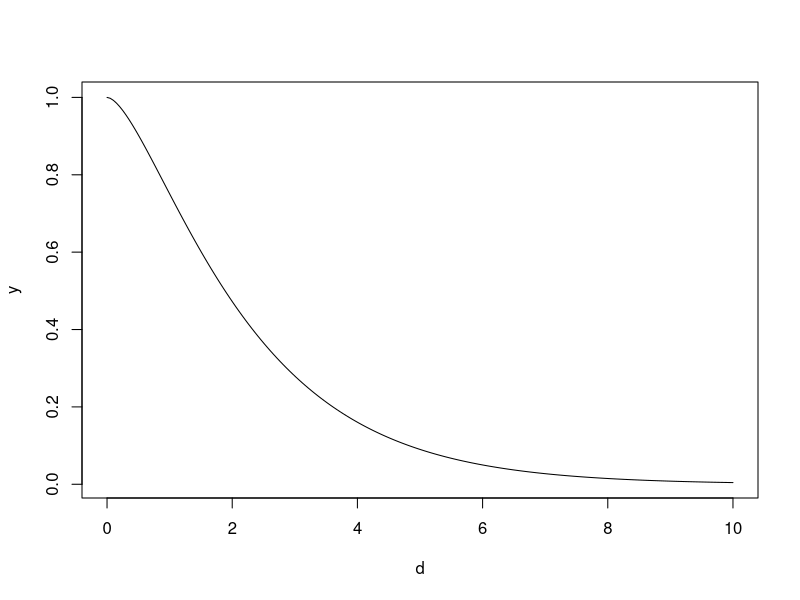
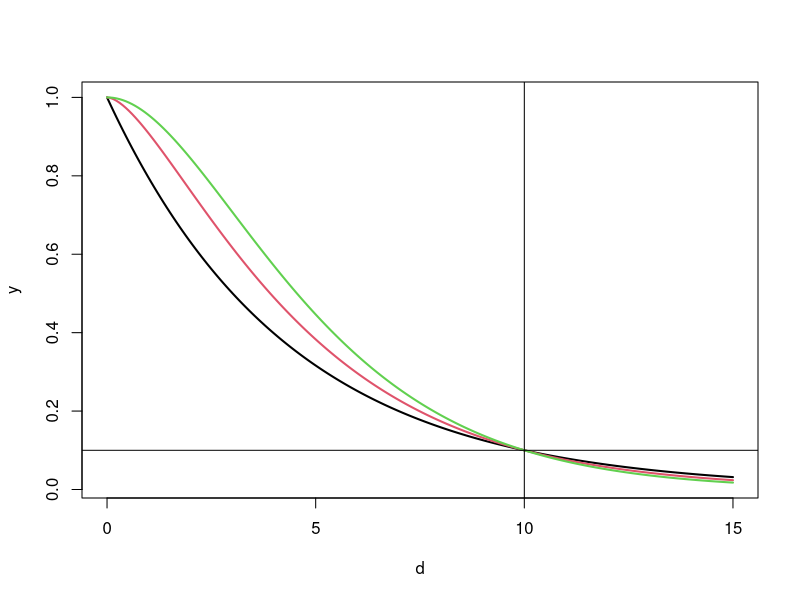

Reproduce these figures in R, in order.
library(fields)


### Name: Exponential, Matern, Radial Basis
### Title: Covariance functions
### Aliases: Exponential Matern Matern.cor.to.range RadialBasis
### Keywords: spatial

### ** Examples

# a Matern correlation function 
 d<- seq( 0,10,,200)
 y<- Matern( d, range=1.5, smoothness=1.0)
 plot( d,y, type="l")

# Several Materns of different smoothness with a similar correlation 
# range

# find ranges for nu = .5, 1.0 and 2.0 
# where the correlation drops to .1 at a distance of 10 units.

 r1<- Matern.cor.to.range( 10, nu=.5, cor.target=.1)
 r2<- Matern.cor.to.range( 10, nu=1.0, cor.target=.1)
 r3<- Matern.cor.to.range( 10, nu=2.0, cor.target=.1)

# note that these equivalent ranges
# with respect to this correlation length are quite different
# due the different smoothness parameters. 

 d<- seq( 0, 15,,200)
 y<- cbind(  Matern( d, range=r1, nu=.5),
             Matern( d, range=r2, nu=1.0),
             Matern( d, range=r3, nu=2.0))

 matplot( d, y, type="l", lty=1, lwd=2)
 xline( 10)
 yline( .1)
